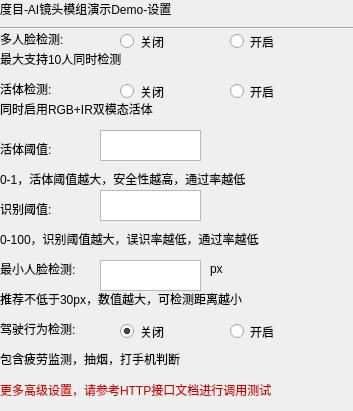
<?xml version="1.0" encoding="UTF-8"?>
<ui version="4.0">
 <class>Form</class>
 <widget class="QWidget" name="Form">
  <property name="enabled">
   <bool>true</bool>
  </property>
  <property name="geometry">
   <rect>
    <x>0</x>
    <y>0</y>
    <width>353</width>
    <height>411</height>
   </rect>
  </property>
  <property name="windowTitle">
   <string>Form</string>
  </property>
  <property name="windowOpacity">
   <double>0.000000000000000</double>
  </property>
  <widget class="Line" name="line">
   <property name="geometry">
    <rect>
     <x>0</x>
     <y>20</y>
     <width>381</width>
     <height>16</height>
    </rect>
   </property>
   <property name="orientation">
    <enum>Qt::Horizontal</enum>
   </property>
  </widget>
  <widget class="QLabel" name="label">
   <property name="geometry">
    <rect>
     <x>0</x>
     <y>0</y>
     <width>221</width>
     <height>17</height>
    </rect>
   </property>
   <property name="text">
    <string>度目-AI镜头模组演示Demo-设置</string>
   </property>
  </widget>
  <widget class="QLabel" name="label_2">
   <property name="geometry">
    <rect>
     <x>0</x>
     <y>30</y>
     <width>91</width>
     <height>17</height>
    </rect>
   </property>
   <property name="text">
    <string>多人脸检测:</string>
   </property>
  </widget>
  <widget class="QRadioButton" name="radioButton">
   <property name="geometry">
    <rect>
     <x>120</x>
     <y>30</y>
     <width>112</width>
     <height>23</height>
    </rect>
   </property>
   <property name="text">
    <string>关闭</string>
   </property>
   <property name="checked">
    <bool>false</bool>
   </property>
   <property name="autoRepeat">
    <bool>true</bool>
   </property>
  </widget>
  <widget class="QRadioButton" name="radioButton_2">
   <property name="geometry">
    <rect>
     <x>230</x>
     <y>30</y>
     <width>61</width>
     <height>23</height>
    </rect>
   </property>
   <property name="text">
    <string>开启</string>
   </property>
   <property name="checked">
    <bool>false</bool>
   </property>
  </widget>
  <widget class="QLabel" name="label_3">
   <property name="geometry">
    <rect>
     <x>0</x>
     <y>50</y>
     <width>161</width>
     <height>17</height>
    </rect>
   </property>
   <property name="text">
    <string>最大支持10人同时检测</string>
   </property>
  </widget>
  <widget class="QLabel" name="label_4">
   <property name="geometry">
    <rect>
     <x>0</x>
     <y>80</y>
     <width>71</width>
     <height>17</height>
    </rect>
   </property>
   <property name="text">
    <string>活体检测:</string>
   </property>
  </widget>
  <widget class="QRadioButton" name="radioButton_3">
   <property name="geometry">
    <rect>
     <x>120</x>
     <y>80</y>
     <width>112</width>
     <height>23</height>
    </rect>
   </property>
   <property name="toolTipDuration">
    <number>-1</number>
   </property>
   <property name="text">
    <string>关闭</string>
   </property>
   <property name="checked">
    <bool>false</bool>
   </property>
  </widget>
  <widget class="QRadioButton" name="radioButton_4">
   <property name="geometry">
    <rect>
     <x>230</x>
     <y>80</y>
     <width>61</width>
     <height>23</height>
    </rect>
   </property>
   <property name="text">
    <string>开启</string>
   </property>
   <property name="checked">
    <bool>false</bool>
   </property>
   <property name="autoRepeat">
    <bool>true</bool>
   </property>
  </widget>
  <widget class="QLabel" name="label_5">
   <property name="geometry">
    <rect>
     <x>0</x>
     <y>100</y>
     <width>211</width>
     <height>17</height>
    </rect>
   </property>
   <property name="text">
    <string>同时启用RGB+IR双模态活体</string>
   </property>
  </widget>
  <widget class="QLabel" name="label_6">
   <property name="geometry">
    <rect>
     <x>0</x>
     <y>140</y>
     <width>67</width>
     <height>17</height>
    </rect>
   </property>
   <property name="text">
    <string>活体阈值:</string>
   </property>
  </widget>
  <widget class="QTextBrowser" name="textBrowser">
   <property name="geometry">
    <rect>
     <x>100</x>
     <y>130</y>
     <width>101</width>
     <height>31</height>
    </rect>
   </property>
  </widget>
  <widget class="QLabel" name="label_7">
   <property name="geometry">
    <rect>
     <x>0</x>
     <y>170</y>
     <width>311</width>
     <height>17</height>
    </rect>
   </property>
   <property name="text">
    <string>0-1，活体阈值越大，安全性越高，通过率越低</string>
   </property>
  </widget>
  <widget class="QLabel" name="label_8">
   <property name="geometry">
    <rect>
     <x>0</x>
     <y>200</y>
     <width>67</width>
     <height>17</height>
    </rect>
   </property>
   <property name="text">
    <string>识别阈值:</string>
   </property>
  </widget>
  <widget class="QTextBrowser" name="textBrowser_2">
   <property name="geometry">
    <rect>
     <x>100</x>
     <y>190</y>
     <width>101</width>
     <height>31</height>
    </rect>
   </property>
  </widget>
  <widget class="QLabel" name="label_9">
   <property name="geometry">
    <rect>
     <x>0</x>
     <y>230</y>
     <width>331</width>
     <height>17</height>
    </rect>
   </property>
   <property name="text">
    <string>0-100，识别阈值越大，误识率越低，通过率越低</string>
   </property>
  </widget>
  <widget class="QLabel" name="label_10">
   <property name="geometry">
    <rect>
     <x>0</x>
     <y>260</y>
     <width>101</width>
     <height>17</height>
    </rect>
   </property>
   <property name="text">
    <string>最小人脸检测:</string>
   </property>
  </widget>
  <widget class="QTextBrowser" name="textBrowser_3">
   <property name="geometry">
    <rect>
     <x>100</x>
     <y>260</y>
     <width>101</width>
     <height>31</height>
    </rect>
   </property>
  </widget>
  <widget class="QLabel" name="label_11">
   <property name="geometry">
    <rect>
     <x>210</x>
     <y>260</y>
     <width>67</width>
     <height>17</height>
    </rect>
   </property>
   <property name="text">
    <string>px</string>
   </property>
  </widget>
  <widget class="QLabel" name="label_12">
   <property name="geometry">
    <rect>
     <x>0</x>
     <y>290</y>
     <width>311</width>
     <height>17</height>
    </rect>
   </property>
   <property name="text">
    <string>推荐不低于30px，数值越大，可检测距离越小</string>
   </property>
  </widget>
  <widget class="QLabel" name="label_13">
   <property name="geometry">
    <rect>
     <x>0</x>
     <y>320</y>
     <width>101</width>
     <height>17</height>
    </rect>
   </property>
   <property name="text">
    <string>驾驶行为检测:</string>
   </property>
  </widget>
  <widget class="QRadioButton" name="radioButton_5">
   <property name="geometry">
    <rect>
     <x>120</x>
     <y>320</y>
     <width>112</width>
     <height>23</height>
    </rect>
   </property>
   <property name="toolTipDuration">
    <number>-1</number>
   </property>
   <property name="text">
    <string>关闭</string>
   </property>
   <property name="checked">
    <bool>true</bool>
   </property>
  </widget>
  <widget class="QRadioButton" name="radioButton_6">
   <property name="geometry">
    <rect>
     <x>230</x>
     <y>320</y>
     <width>61</width>
     <height>23</height>
    </rect>
   </property>
   <property name="text">
    <string>开启</string>
   </property>
   <property name="checked">
    <bool>false</bool>
   </property>
   <property name="autoRepeat">
    <bool>true</bool>
   </property>
  </widget>
  <widget class="QLabel" name="label_14">
   <property name="geometry">
    <rect>
     <x>0</x>
     <y>350</y>
     <width>231</width>
     <height>17</height>
    </rect>
   </property>
   <property name="text">
    <string>包含疲劳监测，抽烟，打手机判断</string>
   </property>
  </widget>
  <widget class="QLabel" name="label_15">
   <property name="geometry">
    <rect>
     <x>0</x>
     <y>380</y>
     <width>341</width>
     <height>21</height>
    </rect>
   </property>
   <property name="text">
    <string>&lt;html&gt;&lt;head/&gt;&lt;body&gt;&lt;p&gt;&lt;span style=&quot; color:#cc0000;&quot;&gt;更多高级设置，请参考HTTP接口文档进行调用测试&lt;/span&gt;&lt;/p&gt;&lt;/body&gt;&lt;/html&gt;</string>
   </property>
  </widget>
 </widget>
 <resources/>
 <connections/>
</ui>
